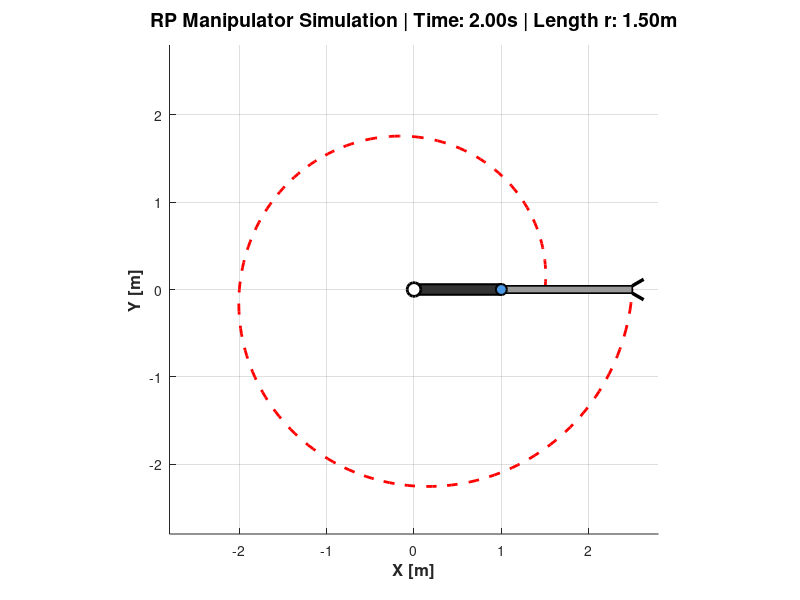

This figure's MATLAB source:
clear; clc; close all;

%% 1. 파라미터 및 환경 설정
L1 = 1.0;               % 첫 번째 링크 길이 (고정)
W = 0.12;               % 링크 두께
GripSize = 0.15;        % 집게발 크기

dt = 0.01;              % Time Interval (Delta t)
T_final = 2.0;          % 총 구동 시간 (2초)
t = 0:dt:T_final;       % 시간 벡터 생성
N = length(t);

f1 = 0.5;               % 회전 주파수 (0.5 Hz)
f2 = 1.0;               % 직선 운동 주파수 (1.0 Hz)

%% 2. 관절 궤적 입력 함수 정의
% 세타1: 2*pi*f1*t -> 2초 동안 1바퀴 회전 (0 ~ 2*pi)
theta1 = 2 * pi * f1 * t; 

% r (링크 2의 길이): 0.5*f2*t + 0.5 -> t=0일 때 0.5m, t=2일 때 1.5m로 선형 증가
r = 0.5 * f2 * t + 0.5; 

%% 3. 시각화 창 설정 
figure('Name', 'RP Manipulator Simulation', 'Color', 'w', 'Position', [100 100 850 850]);
hold on; grid on; axis equal;

% 로봇이 최대 확장했을 때(1.0 + 1.5 = 2.5m)를 고려한 화면 범위 설정
xlim([-2.8 2.8]); ylim([-2.8 2.8]);
xlabel('X [m]', 'FontSize', 12, 'FontWeight', 'bold');
ylabel('Y [m]', 'FontSize', 12, 'FontWeight', 'bold');
title('RP Manipulator: End-Effector Trajectory (Y vs X)', 'FontSize', 14, 'FontWeight', 'bold');

%% 4. 시각화 객체(그래픽 요소) 초기화
% 말단 장치 궤적 선 (점선 스타일)
h_traj = plot(0, 0, 'r--', 'LineWidth', 2); 

% 링크 1 (진한 회색 패치)
h_link1 = patch(0, 0, [0.2 0.2 0.2], 'EdgeColor', 'k', 'LineWidth', 1.5);

% 링크 2 (Prismatic - 연한 회색 패치, 내부 슬라이더 느낌)
h_link2 = patch(0, 0, [0.6 0.6 0.6], 'EdgeColor', 'k', 'LineWidth', 1.2);

% 말단 장치 집게발 (검은색 두꺼운 선으로 뚜렷하게 분리)
h_grip1 = plot([0 0], [0 0], 'k', 'LineWidth', 2.5);
h_grip2 = plot([0 0], [0 0], 'k', 'LineWidth', 2.5);

% 관절 포인트 표시 (중앙 Base 및 Joint 1)
plot(0, 0, 'ko', 'MarkerSize', 10, 'MarkerFaceColor', 'w', 'LineWidth', 2); % 원점 Base
h_joint1 = plot(0, 0, 'ko', 'MarkerSize', 8, 'MarkerFaceColor', [0.3 0.6 0.9], 'LineWidth', 1.5);

%% 5. 시뮬레이션 루프 실행
traj_x = zeros(1, N);
traj_y = zeros(1, N);

for i = 1:N
    th1 = theta1(i);
    current_r = r(i); % 실시간으로 늘어나는 링크 2의 길이
    
    % --- 정기구학(Forward Kinematics) 좌표 계산 ---
    % 원점(Base)은 모니터 정중앙 (0,0)
    x0 = 0; y0 = 0;
    
    % Joint 1 위치 (첫 번째 회전 링크의 끝점)
    x1 = L1 * cos(th1);
    y1 = L1 * sin(th1);
    
    % 말단 장치(End-Effector) 위치
    % 2축이 Prismatic joint이므로 방향은 th1과 같고, 거리는 L1 + r이 됨
    x2 = (L1 + current_r) * cos(th1);
    y2 = (L1 + current_r) * sin(th1);
    
    % 궤적 데이터 저장 및 업데이트
    traj_x(i) = x2;
    traj_y(i) = y2;
    set(h_traj, 'XData', traj_x(1:i), 'YData', traj_y(1:i));
    
    % --- 그래픽 업데이트: 링크 1 (회전축) ---
    R1 = [cos(th1) -sin(th1); sin(th1) cos(th1)];
    pts1 = R1 * [0, L1, L1, 0; W/2, W/2, -W/2, -W/2];
    set(h_link1, 'XData', pts1(1,:) + x0, 'YData', pts1(2,:) + y0);
    
    % --- 그래픽 업데이트: 링크 2 (직선 정밀 제어축) ---
    % 두께를 링크 1보다 살짝 가늘게 하여 '들어가고 나가는 모양'을 시각화
    W2 = W * 0.7; 
    pts2 = R1 * [L1, L1+current_r, L1+current_r, L1; W2/2, W2/2, -W2/2, -W2/2];
    set(h_link2, 'XData', pts2(1,:) + x0, 'YData', pts2(2,:) + y0);
    
    % Joint 1 센터 마커 위치 업데이트
    set(h_joint1, 'XData', x1, 'YData', y1);
    
    % --- 그래픽 업데이트: 집게발(Gripper) ---
    % 말단 장치에서 뚜렷하게 분리되어 보이도록 방향 벡터 기준 그리기
    g1 = R1 * [L1+current_r, L1+current_r+GripSize*cos(pi/6); W2/2, W2/2+GripSize*sin(pi/6)];
    g2 = R1 * [L1+current_r, L1+current_r+GripSize*cos(-pi/6); -W2/2, -W2/2+GripSize*sin(-pi/6)];
    set(h_grip1, 'XData', g1(1,:) + x0, 'YData', g1(2,:) + y0);
    set(h_grip2, 'XData', g2(1,:) + x0, 'YData', g2(2,:) + y0);
    
    % 실시간 타이틀 업데이트
    title(sprintf('RP Manipulator Simulation | Time: %.2fs | Length r: %.2fm', t(i), current_r));
    
    drawnow;
    pause(0.01); % 실시간 속도감 유지
end
